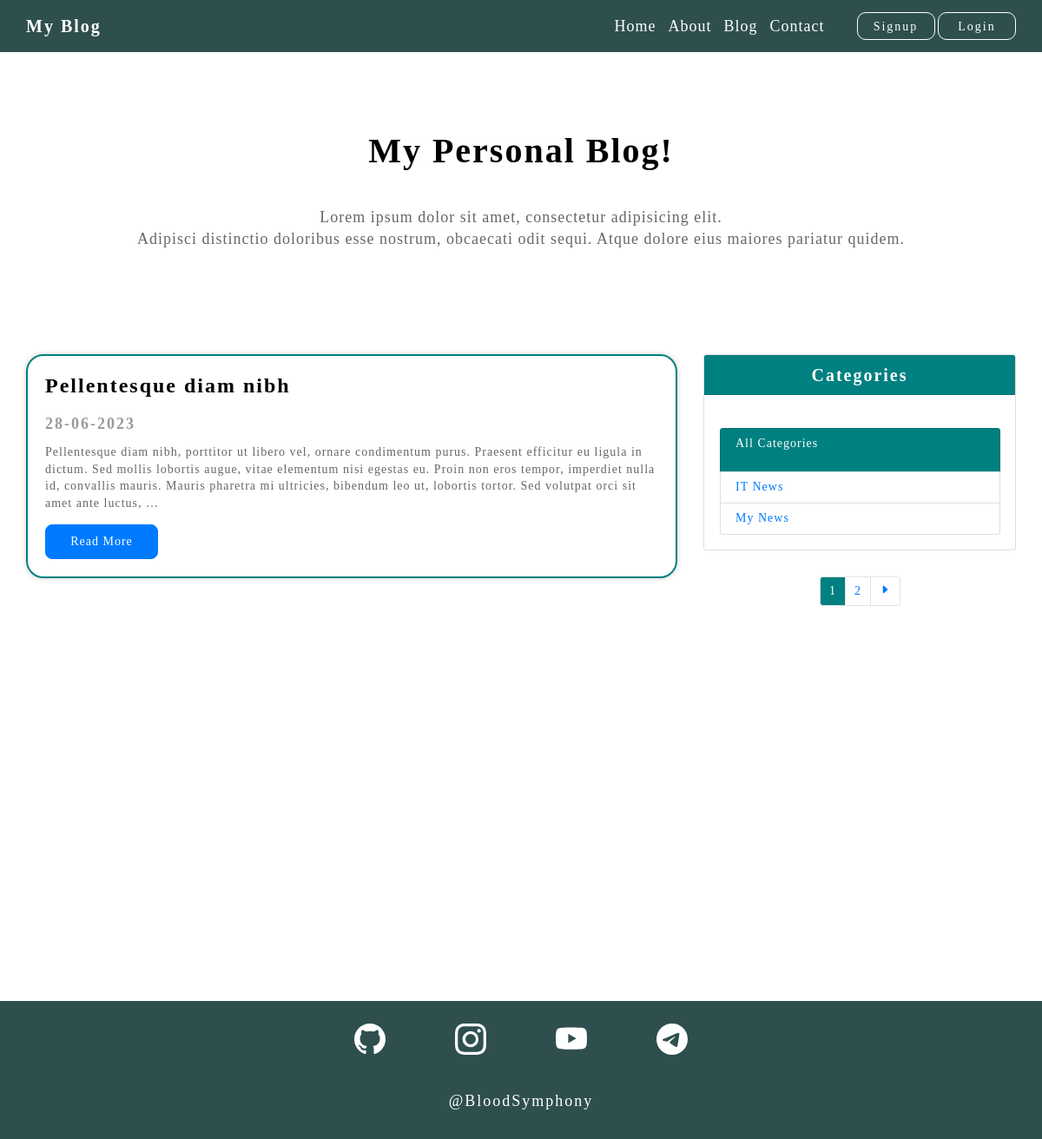
Screenshot of /blog/ with the database file from the repository.
### blog_app/models.py (models this page shows, shortened)
class BlogPosts(models.Model):
    title = models.CharField(max_length=150, verbose_name='Title')
    slug = models.SlugField(max_length=120, unique=True, db_index=True, verbose_name='URL')
    content = models.TextField(blank=True, max_length=5000, verbose_name='Content')
    time_create = models.DateTimeField(auto_now_add=True, verbose_name='Creation Time')
    time_update = models.DateTimeField(auto_now=True, verbose_name='Publication Update Time')
    is_published = models.BooleanField(default=True, verbose_name='Published')
    category = models.ForeignKey('Category', on_delete=models.PROTECT, verbose_name='Category')
    def get_absolute_url(self):
        return reverse('post', kwargs={'post_slug': self.slug})
    class Meta:
        verbose_name = 'Blog'
        verbose_name_plural = 'Blogs'
        ordering = ['-time_create', 'title']

class Category(models.Model):
    name = models.CharField(max_length=120, db_index=True, verbose_name='Category Name')
    slug = models.SlugField(max_length=120, unique=True, db_index=True, verbose_name='URL')
    def get_absolute_url(self):
        return reverse('category', kwargs={'category_slug': self.slug})
    class Meta:
        verbose_name = 'Category'
        verbose_name_plural = 'Categories'
        ordering = ['id', 'name']

### blog_app/views.py (the view)
# urls.py: path('blog/', BlogPageView.as_view(), name='blog'),
class BlogPageView(DataMixin, ListView):
    model = BlogPosts
    template_name = 'blog_app/blog.html'
    context_object_name = 'posts'
    def get_context_data(self, *, object_list=None, **kwargs):
        context = super().get_context_data(**kwargs)
        c_def = self.get_user_context(**kwargs)
        return dict(list(context.items()) + list(c_def.items()))
    def get_queryset(self):
        return BlogPosts.objects.filter(is_published=True)

### blog_app/utils.py (called while the page is built)
    def get_user_context(self, **kwargs):
        context = kwargs
        categories = Category.objects.all().annotate(Count('blogposts'))
        context['categories'] = categories
        if 'category_selected' not in context:
            context['category_selected'] = 0
        return context

### templates/blog_app/blog.html (shortened to what this page needs)
{% extends 'base.html' %}
{% block content %}
    <section class="blog-posts">
        <div class="blog-posts__body">
            <div class="blog-posts__text">
                <h2 class="blog-posts__title">My Personal Blog!</h2>
                <p class="blog-posts__description element-animation">
                    Lorem ipsum dolor sit amet, consectetur adipisicing elit.<br>
                    Adipisci distinctio doloribus esse nostrum, obcaecati odit sequi. Atque dolore eius maiores pariatur quidem.
                </p>
            </div>
            <div class="row">
                <div class="col-md-8">
                    {% for p in posts %}
                        <div class="blog-post element-animation">
                            <h4 class="blog-post__title">{{ p.title }}</h4>
                            <p class="post-date element-animation">{{ p.time_update|date:"d-m-Y" }}</p>
                            <p class="blog-post__description element-animation">{{ p.content|truncatewords:50 }}</p>
                            <a href="{{ p.get_absolute_url }}" class="btn btn-primary read-more__button">Read More</a>
                        </div>
                    {% endfor %}
                </div>
                <div class="col-md-4">
                    <div class="card category-card element-animation">
                        <h5 class="card-header category-card__title">Categories</h5>
                        <div class="card-body">
                            <ul class="list-group">
                                {% if category_selected == 0 %}
                                   <li class="list-group-item selected__category">
                                       <p class="list-group__active-link element-animation">
                                            All Categories
                                        </p>
                                   </li>
                                {% else %}
                                    <li class="list-group-item">
                                        <a href="{% url 'blog' %}" class="list-group__link element-animation">
                                            All Categories
                                        </a>
                                    </li>
                                {% endif %}
                                {% for c in categories %}
                                    {% if c.blogposts__count > 0 %}
                                        {% if c.pk == category_selected %}
                                            <li class="list-group-item selected__category">
                                               <p class="list-group__active-link element-animation">
                                                    {{ c.name }}
                                                </p>
                                           </li>
                                        {% else %}
                                        <li class="list-group-item">
                                            <a href="{{ c.get_absolute_url }}" class="list-group__link element-animation">
                                                {{ c.name }}
                                            </a>
                                        </li>
                                        {% endif %}
                                    {% endif %}
                                {% endfor %}
                            </ul>
                        </div>
                    </div>
                    <div class="paginator-section element-animation">
                        <div class="paginator-section__body">
                            {% if page_obj.has_other_pages %}
                                <ul class="pagination">
                                    {% for pages in paginator.page_range %}
                                        {% if page_obj.number == pages %}
                                            <li class="page-item"><p class="page-link selected__paginator">{{ pages }}</p></li>
                                        {% elif pages >= page_obj.number|add:-1 and pages <= page_obj.number|add:1 %}
                                            <li class="page-item"><a class="page-link" href="?page={{ pages }}">{{ pages }}</a></li>
                                        {% endif %}
                                    {% endfor %}
                                    {% if page_obj.has_next %}
                                    <li class="page-item">
                                        <a class="page-link" href="?page={{ page_obj.next_page_number }}">
                                            <svg xmlns="http://www.w3.org/2000/svg" width="12" height="12" fill="currentColor" class="bi bi-caret-right-fill" viewBox="0 0 16 16">
                                                <path d="m12.14 8.753-5.482 4.796c-.646.566-1.658.106-1.658-.753V3.204a1 1 0 0 1 1.659-.753l5.48 4.796a1 1 0 0 1 0 1.506z"/>
                                            </svg>
                                        </a>
                                    </li>
                                    {% endif %}
                                </ul>
                            {% endif %}
                        </div>
                    </div>
                </div>
            </div>
        </div>
    </section>
{% endblock content %}

### static/css/style.css (style rules this page uses)
html, body { height: 100%; overflow-x: hidden; font-family: "Lucida Bright"; }
.element-animation { opacity: 0; transform: translateY(20px); }
.element-animation.element-show { opacity: 1; transition: all 1.5s; transform: translateY(0%); }
.selected__paginator { background-color: teal; color: white; }
.blog-posts { width: 100%; min-height: 920px; }
.blog-posts__body { padding: 150px 0px; }
.blog-posts__text { text-align: center; margin: 0px 0px 80px 0px; }
.blog-posts__title { font-size: 40px; font-weight: bold; letter-spacing: 2px; color: black; margin: 0px 0px 40px 0px; }
.blog-posts__description { font-size: 18px; letter-spacing: 1px; line-height: 1.4; color: rgba(0, 0, 0, 0.60); }
.blog-post { border: 2px solid teal; border-radius: 20px; box-shadow: 0px 0px 6px rgba(0, 0, 0, 0.20); margin: 40px 0px; padding: 20px; }
.blog-post__title { font-size: 24px; font-weight: bold; letter-spacing: 2px; color: black; margin: 0px 0px 20px 0px; }
.post-date { font-size: 18px; font-weight: bold; letter-spacing: 2px; color: rgba(0, 0, 0, 0.40); }
.blog-post__description { font-size: 14px; letter-spacing: 1px; line-height: 1.4; color: rgba(0, 0, 0, 0.60); }
.read-more__button { border-radius: 8px; width: 130px; height: 40px; font-size: 14px; letter-spacing: 1px; padding: 8px 0px; margin: 0px 20px 0px 0px; }
.category-card { margin: 40px 0px 30px 0px; }
.category-card__title { background-color: teal; font-size: 20px; font-weight: bold; letter-spacing: 2px; color: white; text-align: center; margin: 0px 0px 20px 0px; }
.list-group__link { font-size: 14px; letter-spacing: 1px; cursor: pointer; }
.selected__category { background-color: teal; }
.list-group__active-link { font-size: 14px; letter-spacing: 1px; color: white; }
.paginator-section { display: flex; justify-content: center; }

### static/css/nullstyle.css (style rules this page uses)
* { padding: 0; margin: 0; border: 0; }
*, *:before, *:after { box-sizing: border-box; }
html, body { height: 100%; width: 100%; font-size: 100%; line-height: 1; font-size: 14px; -ms-text-size-adjust: 100%; -moz-text-size-adjust: 100%; -webkit-text-size-adjust: 100%; }
a, a:visited { text-decoration: none; }
ul li { list-style: none; }
h1, h2, h3, h4, h5, h6 { font-size: inherit; font-weight: inherit; }

### rows the page displays
BlogPosts: title "Pellentesque diam nibh", time_update "28-06-2023", content "Pellentesque diam nibh, porttitor ut libero vel, ornare condimentum purus. Praesent efficitur eu ligula in dictum. Sed mollis lobortis augue, vitae elementum nisi egestas eu. Proin non eros tempor, imperdiet nulla id, convallis mauris. Mauris pharetra mi ultricies, bibendum leo ut, lobortis tortor. Sed volutpat orci sit amet ante luctus, …"
Category: name "IT News"
Category: name "My News"

### other values shown
{{ pages }} "1"
{{ pages }} "2"
